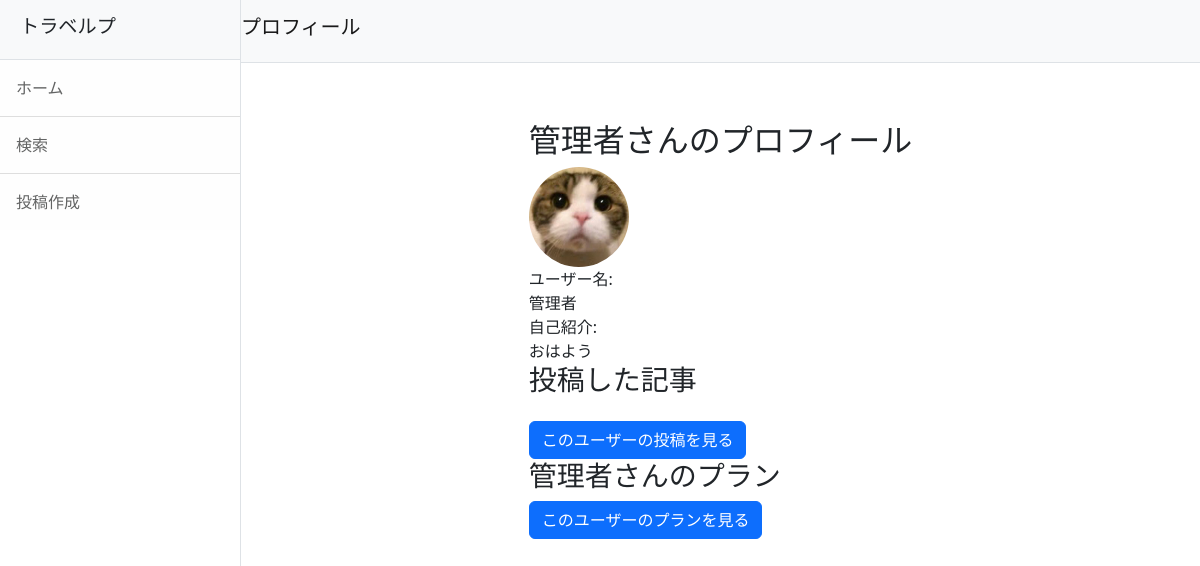
The app's page /profile/15/ with its own data.
### accounts/models.py (models this page shows, shortened)
class CustomUser(AbstractUser):
    pass
    nickname = models.CharField(max_length=150, blank=True, null=True)
    profile_image = models.ImageField(upload_to='profile_images/', null=True, blank=True)
    profile_description = models.TextField(null=True, blank=True)

### travelp/views.py (the view)
# urls.py: path('profile/<int:pk>/', views.ProfileView.as_view(), name='user_profile'),
class ProfileView(TemplateView):
    template_name = 'profile.html'
    def get_context_data(self, **kwargs):
        context = super().get_context_data(**kwargs)
        post_id = self.kwargs['pk']  # URLから投稿IDを取得（URLで渡す）
        post = get_object_or_404(Post, pk=post_id)
        user = post.user  # 投稿のユーザー情報を取得
        context['user'] = user
        context['user_posts'] = Post.objects.filter(user=user)  # ユーザーが投稿した投稿
        context['liked_posts'] = Post.objects.filter(likes__user=user)  # ユーザーがイイネした投稿
        context['commented_posts'] = Post.objects.filter(comments__user=user)  # ユーザーがコメントした投稿
        return context

### travelp/templates/profile.html (shortened to what this page needs)
{% extends 'base.html' %}
{% load static %}
{% block header %}プロフィール{% endblock %}
{% block content %}
<section class="container my-5">
    <div class="profile-container">
        <div class="profile-header">
            <h2>
                {% if user.nickname %}
                    {{ user.nickname }}さんのプロフィール
                {% else %}
                    {{ user.username }}さんのプロフィール
                {% endif %}
            </h2>
        </div>
        <div class="profile-info">
            <div class="icon">
                {% if user.profile_image %}
                    <img src="{{ user.profile_image.url }}" alt="プロフィール画像">
                {% else %}
                    <img src="business60.jpg" alt="デフォルト画像">
                {% endif %}
            </div>
            <div class="details">
                <div>
                    <div class="label">ユーザー名:</div>
                    <div class="content">
                        {% if user.nickname %}
                            {{ user.nickname }}
                        {% else %}
                            {{ user.username }}
                        {% endif %}
                    </div>
                </div>
                <div>
                    <div class="label">自己紹介:</div>
                    <div class="content">{{ user.profile_description|default:"ここに自己紹介文がありません。自分について教えてください！" }}</div>
                </div>
            </div>
        </div>
        <div class="user-posts">
          <h3>投稿した記事</h3>
          {% if user_posts %}
              <a class="btn btn-primary mt-3" href="{% url 'travelp:user_posts' user.id %}">このユーザーの投稿を見る</a>
          {% else %}
              <p>投稿はまだありません。</p>
          {% endif %}
      </div>
    {% if user.nickname %}
    <h3>{{ user.nickname }}さんのプラン</h3>
    <a class="btn btn-primary" href="{% url 'travelp:user_plans' user.id %}">このユーザーのプランを見る</a>
    {% else %}
    <h3>{{ user.username }}さんのプラン</h3>
    <a class="btn btn-primary" href="{% url 'travelp:user_plans' user.id %}">このユーザーのプランを見る</a>
    {% endif %}
  </div>
</div>
{% endblock %}

### records on screen
CustomUser: nickname "管理者", profile_image (picture), profile_description "おはよう"
